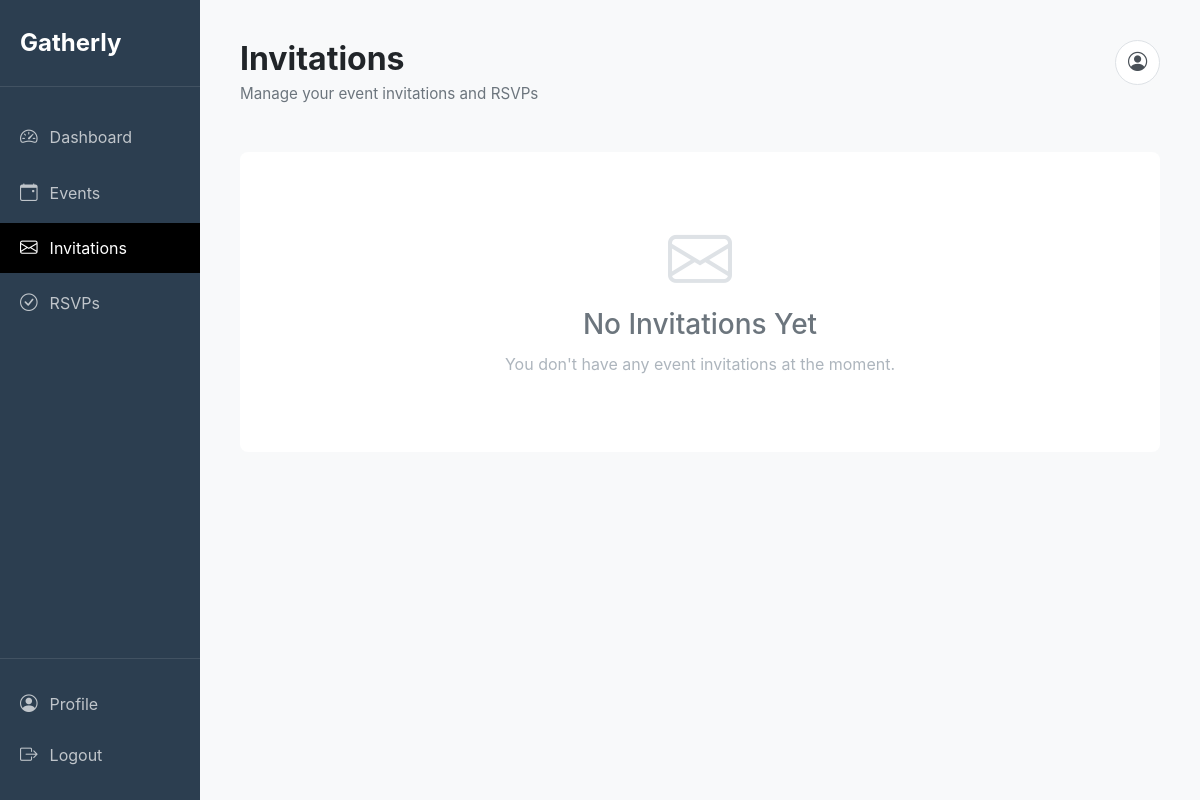
The app's page /invitations.php (signed in), older data.
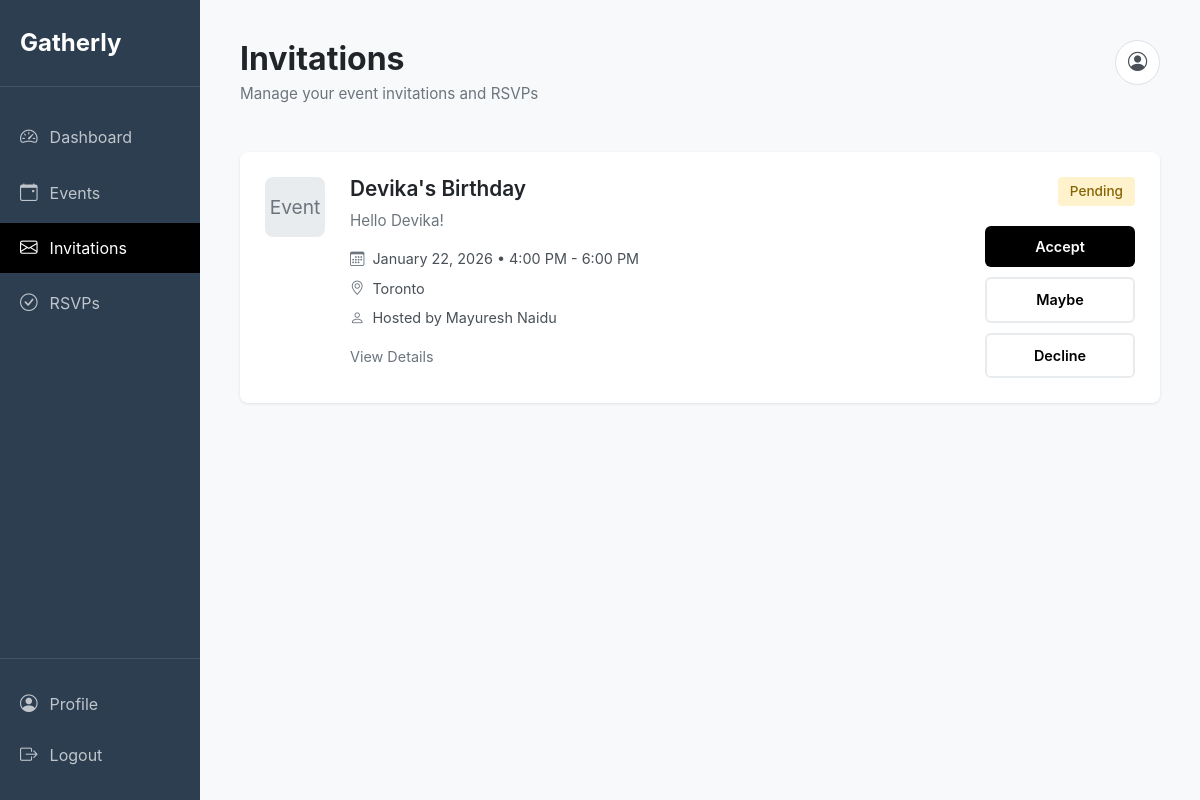
The same page, newer data.
### tables this page shows
CREATE TABLE `invitations` (
  `invitation_id` int(11) NOT NULL,
  `event_id` int(11) NOT NULL,
  `guest_name` varchar(255) NOT NULL,
  `guest_email` varchar(255) NOT NULL,
  `invited_by` int(11) NOT NULL,
  `status` enum('pending','viewed') DEFAULT 'pending',
  `created_at` timestamp NOT NULL DEFAULT current_timestamp()
);

CREATE TABLE `events` (
  `event_id` int(11) NOT NULL,
  `host_id` int(11) NOT NULL,
  `title` varchar(255) NOT NULL,
  `description` text DEFAULT NULL,
  `event_date` date NOT NULL,
  `event_time` time NOT NULL,
  `location` varchar(255) DEFAULT NULL,
  `location_lat` decimal(10,8) DEFAULT NULL,
  `location_lng` decimal(11,8) DEFAULT NULL,
  `max_guests` int(11) DEFAULT NULL,
  `status` enum('draft','published','cancelled','completed') NOT NULL DEFAULT 'draft',
  `rsvp_deadline` date DEFAULT NULL,
  `created_at` timestamp NOT NULL DEFAULT current_timestamp(),
  `updated_at` timestamp NOT NULL DEFAULT current_timestamp() ON UPDATE current_timestamp()
);

CREATE TABLE `users` (
  `user_id` int(11) NOT NULL,
  `email` varchar(255) NOT NULL,
  `password_hash` varchar(255) NOT NULL,
  `first_name` varchar(100) NOT NULL,
  `last_name` varchar(100) NOT NULL,
  `role` enum('host','guest','admin') NOT NULL DEFAULT 'host',
  `email_verified` tinyint(1) NOT NULL DEFAULT 0,
  `verification_token` varchar(255) DEFAULT NULL,
  `reset_token` varchar(255) DEFAULT NULL,
  `reset_token_expiry` datetime DEFAULT NULL,
  `created_at` timestamp NOT NULL DEFAULT current_timestamp(),
  `updated_at` timestamp NOT NULL DEFAULT current_timestamp() ON UPDATE current_timestamp()
);

### invitations.php (the view, shortened to what the changed rows need)
<?php
$user_email = $_SESSION['email'] ?? null;
$db = Database::getInstance()->getConnection();
$stmt = $db->prepare("
    SELECT i.*, e.title as event_title, e.event_date, e.event_time, e.location, e.event_id, e.description,
           u.first_name as host_first_name, u.last_name as host_last_name,
           r.status as rsvp_status
    FROM invitations i
    INNER JOIN events e ON i.event_id = e.event_id
    INNER JOIN users u ON e.host_id = u.user_id
    LEFT JOIN rsvps r ON r.event_id = e.event_id AND r.guest_id = :user_id
    WHERE i.guest_email = :email
    ORDER BY e.event_date DESC
");
$stmt->execute([':email' => $user_email, ':user_id' => $_SESSION['user_id']]);
$invitations = $stmt->fetchAll();
?>
<!DOCTYPE html>
<html lang="en">
<head>
    <link href="https://cdn.jsdelivr.net/npm/bootstrap@5.3.0/dist/css/bootstrap.min.css" rel="stylesheet">
    <link rel="stylesheet" href="https://cdn.jsdelivr.net/npm/bootstrap-icons@1.11.0/font/bootstrap-icons.css">
</head>
<body>
    <div class="main-content">
        <div class="page-header">
            <div class="page-header-content">
                <h1 class="page-title">Invitations</h1>
            </div>
        </div>
        <?php if (count($invitations) > 0): ?>
            <?php foreach ($invitations as $invitation): ?>
                <?php
                $rsvp_status = $invitation['rsvp_status'] ?? 'pending';
                $status_text = match($rsvp_status) {
                    'yes' => 'Accepted',
                    'maybe' => 'Pending',
                    'no' => 'Declined',
                    default => 'Pending'
                };
                $status_class = match($rsvp_status) {
                    'yes' => 'accepted',
                    'maybe' => 'pending',
                    'no' => 'declined',
                    default => 'pending'
                };
                ?>
                <div class="invitation-card">
                    <div class="invitation-icon">
                        Event
                    </div>
                    <div class="invitation-content">
                        <h3 class="invitation-title"><?= htmlspecialchars($invitation['event_title']) ?></h3>
                        <p class="invitation-description">
                            <?php if (!empty($invitation['description'])): ?>
                                <?= htmlspecialchars(substr($invitation['description'], 0, 150)) ?>
                            <?php else: ?>
                                Join us for this event!
                            <?php endif; ?>
                        </p>
                        <div class="invitation-meta">
                            <div class="invitation-meta-item">
                                <i class="bi bi-calendar3"></i>
                                <span>
                                    <?= date('F d, Y', strtotime($invitation['event_date'])) ?>
                                    <?php if (!empty($invitation['event_time']) && $invitation['event_time'] !== '00:00:00'): ?>
                                        • <?= date('g:i A', strtotime($invitation['event_time'])) ?> - <?= date('g:i A', strtotime($invitation['event_time'] . ' +2 hours')) ?>
                                    <?php endif; ?>
                                </span>
                            </div>
                            <div class="invitation-meta-item">
                                <i class="bi bi-geo-alt"></i>
                                <span><?= htmlspecialchars($invitation['location']) ?></span>
                            </div>
                            <div class="invitation-meta-item host-info">
                                <i class="bi bi-person"></i>
                                <span>Hosted by <?= htmlspecialchars($invitation['host_first_name'] . ' ' . $invitation['host_last_name']) ?></span>
                            </div>
                        </div>
                        <a href="<?= BASE_URL ?>/view_event.php?id=<?= $invitation['event_id'] ?>" class="btn-view-details">
                            View Details
                        </a>
                    </div>
                    <div class="invitation-actions">
                        <span class="status-badge <?= $status_class ?>"><?= $status_text ?></span>
                        <?php if ($rsvp_status === 'yes'): ?>
                            <button class="btn-rsvp btn-accepted" disabled>
                                <i class="bi bi-check-circle me-2"></i>Accepted
                            </button>
                            <button class="btn-rsvp btn-maybe" onclick="submitRSVP(<?= $invitation['event_id'] ?>, 'maybe')">
                                Maybe
                            </button>
                            <button class="btn-rsvp btn-decline" onclick="submitRSVP(<?= $invitation['event_id'] ?>, 'not_attending')">
                                Decline
                            </button>
                        <?php else: ?>
                            <button class="btn-rsvp btn-accept" onclick="submitRSVP(<?= $invitation['event_id'] ?>, 'attending')">
                                Accept
                            </button>
                            <button class="btn-rsvp btn-maybe" onclick="submitRSVP(<?= $invitation['event_id'] ?>, 'maybe')">
                                Maybe
                            </button>
                            <button class="btn-rsvp btn-decline" onclick="submitRSVP(<?= $invitation['event_id'] ?>, 'not_attending')">
                                Decline
                            </button>
                        <?php endif; ?>
                    </div>
                </div>
            <?php endforeach; ?>
        <?php else: ?>
            <div class="empty-state">
                <i class="bi bi-envelope"></i>
                <h3>No Invitations Yet</h3>
                <p>You don't have any event invitations at the moment.</p>
            </div>
        <?php endif; ?>
    </div>
</body>
</html>

Row changes from the older to the newer data that the page shows:
added invitations: event.title "Devika's Birthday", event.description "Hello Devika!", event.event_date "January 22, 2026", event.event_time "4:00 PM", event.event_time "6:00 PM", event.location "Toronto", invited_by.last_name "Mayuresh Naidu", status_text "Pending"
Text that changed along with them:
text no longer shown: "No Invitations Yet You don't have any event invitations at the moment."
